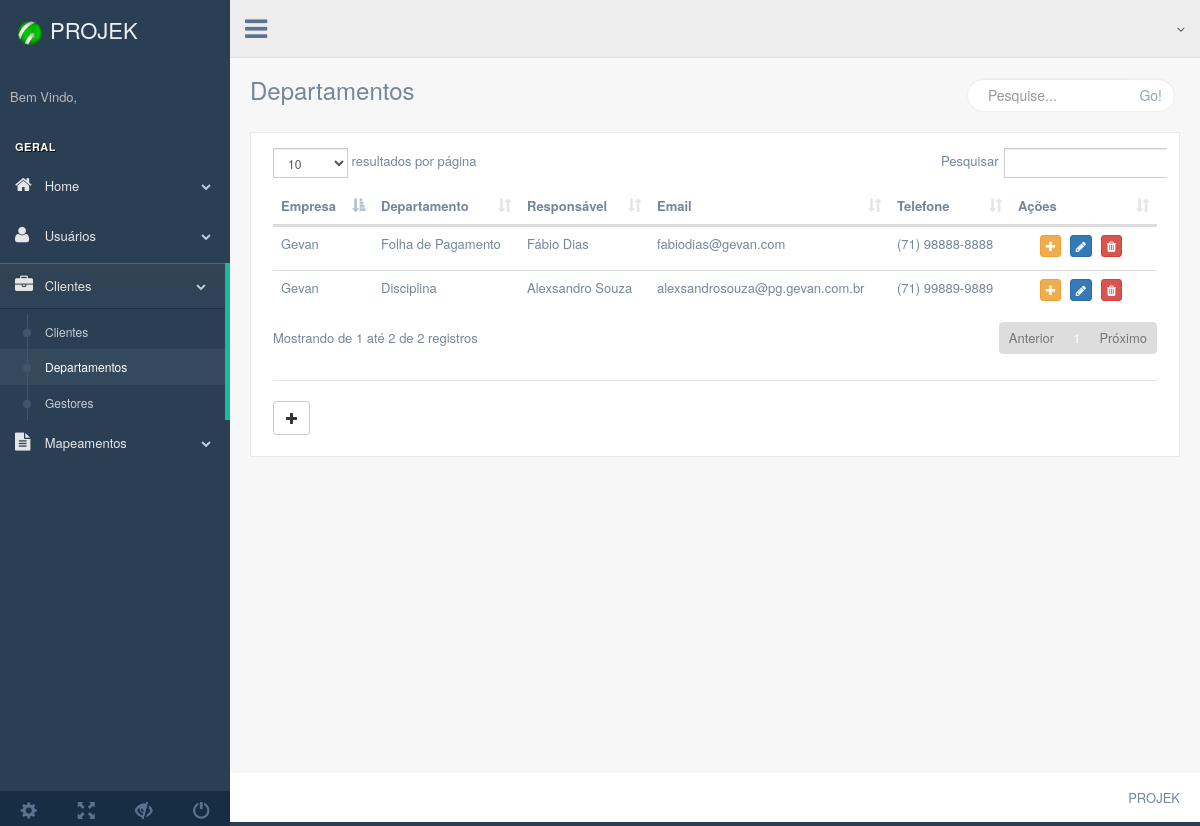
Page /production/php/clientes/departamentos.php on the committed database.
### tables this page shows
CREATE TABLE `departamentos` (
  `id_departamento` int(11) NOT NULL,
  `id_cliente` int(11) DEFAULT NULL,
  `nome` varchar(255) DEFAULT NULL
);

CREATE TABLE `clientes` (
  `id_cliente` int(11) NOT NULL,
  `nome` varchar(255) DEFAULT NULL
);

CREATE TABLE `gestor_dep` (
  `id_gestor_dep` int(11) NOT NULL,
  `id_departamento` int(11) DEFAULT NULL,
  `nome` varchar(255) DEFAULT NULL,
  `email` varchar(255) DEFAULT NULL,
  `tel` varchar(25) DEFAULT NULL,
  `cargo` varchar(255) DEFAULT NULL
);

### production/php/bancos/banco-departamento.php (called while the page is built, shortened)
<?php
function listaDepartamentos($conexao){
  $clientes = array();
    $query = "select  * from departamentos";
    $resultado = mysqli_query($conexao, $query);
    while ($cliente = mysqli_fetch_assoc($resultado)) {
      array_push($clientes, $cliente);
    }
    return $clientes;
}
?>

### production/php/bancos/banco-cliente.php (called while the page is built, shortened)
<?php
function  buscaCliente($conexao , $id_cliente){
    $query = "select  * from clientes where id_cliente = $id_cliente";
    $resultado = mysqli_query($conexao, $query);
    $cliente = mysqli_fetch_assoc($resultado);
    return $cliente;
}

### production/php/bancos/banco-gestores.php (called while the page is built, shortened)
<?php
function  buscaGestoresDepartamentos($conexao , $id_departamento){
    $query = "select  * from gestor_dep where id_departamento = $id_departamento";
    $resultado = mysqli_query($conexao, $query);
    $departamento = mysqli_fetch_assoc($resultado);
    return $departamento;
}

### production/php/clientes/departamentos.php (the view, shortened to what this page needs)
<?php
  require_once "../bancos/conecta.php";
  require_once "../bancos/banco-cliente.php";
  require_once "../bancos/banco-departamento.php";
  require_once "../bancos/banco-gestores.php";
  $departamentos = listaDepartamentos($conexao);
?>
<!DOCTYPE html>
<html lang="en">
  <head>
    <link href="../../../vendors/bootstrap/dist/css/bootstrap.min.css" rel="stylesheet">
    <link href="../../../vendors/font-awesome/css/font-awesome.min.css" rel="stylesheet">
    <link href="../../../vendors/nprogress/nprogress.css" rel="stylesheet">
    <link href="../../../vendors/iCheck/skins/flat/green.css" rel="stylesheet">
    <link href="../../../vendors/datatables.net-bs/css/dataTables.bootstrap.min.css" rel="stylesheet">
    <link href="../../../vendors/datatables.net-buttons-bs/css/buttons.bootstrap.min.css" rel="stylesheet">
    <link href="../../../vendors/datatables.net-fixedheader-bs/css/fixedHeader.bootstrap.min.css" rel="stylesheet">
    <link href="../../../vendors/datatables.net-responsive-bs/css/responsive.bootstrap.min.css" rel="stylesheet">
    <link href="../../../vendors/datatables.net-scroller-bs/css/scroller.bootstrap.min.css" rel="stylesheet">
    <link rel="stylesheet" type="text/css" href="../../../vendors/bootstrap-notify-3.1.3/dist/bootstrap-notify.js">
    <link href="../../../build/css/custom.min.css" rel="stylesheet">
  </head>
  <body class="nav-md">
    <div class="container body">
      <div class="main_container">
        <div class="col-md-3 left_col">
          <div class="left_col scroll-view">
            <div class="navbar nav_title" style="border: 0;">
              <a href="../index/index2.php" class="site_title"><img src="../../images/botao.png" width="40" right="40" ><span>PROJEK</span></a>
            </div>
            <div class="profile clearfix">
              <div class="profile_info">
                <span>Bem Vindo,</span>
              </div>
            </div>
            <br />
            <div id="sidebar-menu" class="main_menu_side hidden-print main_menu">
              <div class="menu_section">
                <h3>Geral</h3>
                <ul class="nav side-menu">
                  <li><a><i class="fa fa-home"></i> Home<span class="fa fa-chevron-down"></span></a>
                  </li>
                  <li><a><i class="fa fa-user"></i> Usuários<span class="fa fa-chevron-down"></span></a>
                  </li>
                  <li><a><i class="fa fa-briefcase"></i> Clientes<span class="fa fa-chevron-down"></span></a>
                    <ul class="nav child_menu">
                      <li><a href="clientes.php">Clientes</a></li>
                      <li><a href="departamentos.php">Departamentos</a></li>
                      <li><a href="gestores.php">Gestores</a></li>
                    </ul>
                  </li>
                  <li><a><i class="fa fa-file-text"></i> Mapeamentos<span class="fa fa-chevron-down"></span></a>
                  </li>
                </ul>
              </div>
            </div>
            <div class="sidebar-footer hidden-small">
              <a data-toggle="tooltip" data-placement="top" title="Settings">
                <span class="glyphicon glyphicon-cog" aria-hidden="true"></span>
              </a>
              <a data-toggle="tooltip" data-placement="top" title="FullScreen">
                <span class="glyphicon glyphicon-fullscreen" aria-hidden="true"></span>
              </a>
              <a data-toggle="tooltip" data-placement="top" title="Lock">
                <span class="glyphicon glyphicon-eye-close" aria-hidden="true"></span>
              </a>
              <a data-toggle="tooltip" data-placement="top" title="Logout" href="login.html">
                <span class="glyphicon glyphicon-off" aria-hidden="true"></span>
              </a>
            </div>
          </div>
        </div>
        <div class="top_nav">
          <div class="nav_menu">
            <nav>
              <div class="nav toggle">
                <a id="menu_toggle"><i class="fa fa-bars"></i></a>
              </div>
              <ul class="nav navbar-nav navbar-right">
                <li class="">
                  <a href="javascript:;" class="user-profile dropdown-toggle" data-toggle="dropdown" aria-expanded="false">
                    <span class=" fa fa-angle-down"></span>
                  </a>
                </li>
                <li role="presentation" class="dropdown">
                  <a href="javascript:;" class="dropdown-toggle info-number" data-toggle="dropdown" aria-expanded="false"></a>
                </li>
              </ul>
            </nav>
          </div>
        </div>
        <div class="right_col" role="main">
          <div class="">
            <div class="page-title">
              <div class="title_left"><h3>Departamentos</h3></div>
              <div class="title_right">
                <div class="col-md-5 col-sm-5 col-xs-12 form-group pull-right top_search">
                  <div class="input-group">
                    <input type="text" class="form-control" placeholder="Pesquise...">
                      <span class="input-group-btn">
                        <button class="btn btn-default" type="button">Go!</button>
                      </span>
                  </div>
                </div>
              </div>
            </div>
            <div class="clearfix"></div>
            <div class="row">
              <div class="col-md-12 col-sm-12 col-xs-12">
                <div class="x_panel">
                  <div class="x_content">
                    <div class="row">
                      <div class="col-md-12 col-sm-12 col-xs-12">
                        <table id="tabela" class="table">
                          <thead>
                            <tr>
                              <th>Empresa</th>
                              <th>Departamento</th>
                              <th>Responsável</th>
                              <th>Email</th>
                              <th>Telefone</th>
                              <th class="col-md-2">Ações</th>
                            </tr>
                          </thead>
                          <tbody>
                            <?php
                              foreach ($departamentos as  $departamento) {
                                $cliente = buscaCliente($conexao, $departamento['id_cliente']);
                                $gestor = buscaGestoresDepartamentos($conexao, $departamento['id_departamento']);
                            ?>
                            <tr>
                              <td><?=$cliente['nome']?></td>
                              <td><?=$departamento['nome']?></td>
                              <td><?=$gestor['nome']?></td>
                              <td><?=$gestor['email']?></td>
                              <td><?=$gestor['tel']?></td>
                              <td align="center">
                                <a href="../forms/form-pi.php?id_departamento=<?=$departamento['id_departamento']?>"><button class="btn btn-warning btn-xs"><i class="fa fa-plus"></i></button></a>
                                <a href="../forms/form-altera-departamento.php?id_departamento=<?=$departamento['id_departamento']?>"><button class="btn btn-primary btn-xs"><i class="fa fa-pencil"></i></button></a>
                                <a href="../remove/remove-departamento.php?id_departamento=<?=$departamento['id_departamento']?>"><button class="btn btn-danger btn-xs"><i class="fa fa-trash"></i></button></a>
                              </td>
                            </tr>
                            <?php
                              }
                            ?>
                          </tbody>
                        </table>
                        <div class="ln_solid"></div>
                          <a class="btn btn-default" style="" href="../forms/form-cliente.php?"><i class="fa fa-plus"></i></a>
                        </div>
                      </div>
                    </div>
                  </div>
                </div>
              </div>
            </div>
          </div>
        </div>
        <footer>
          <div class="pull-right">
            PROJEK
          </div>
          <div class="clearfix"></div>
        </footer>
      </div>
  </body>
</html>

### rows in the picture
departamentos: id_cliente.nome "Gevan", nome "Folha de Pagamento", gestor_dep.nome "Fábio Dias", gestor_dep.email "fabiodias@gevan.com", gestor_dep.tel "(71) 98888-8888"
departamentos: id_cliente.nome "Gevan", nome "Disciplina", gestor_dep.nome "Alexsandro Souza", gestor_dep.email "alexsandrosouza@pg.gevan.com.br", gestor_dep.tel "(71) 99889-9889"
